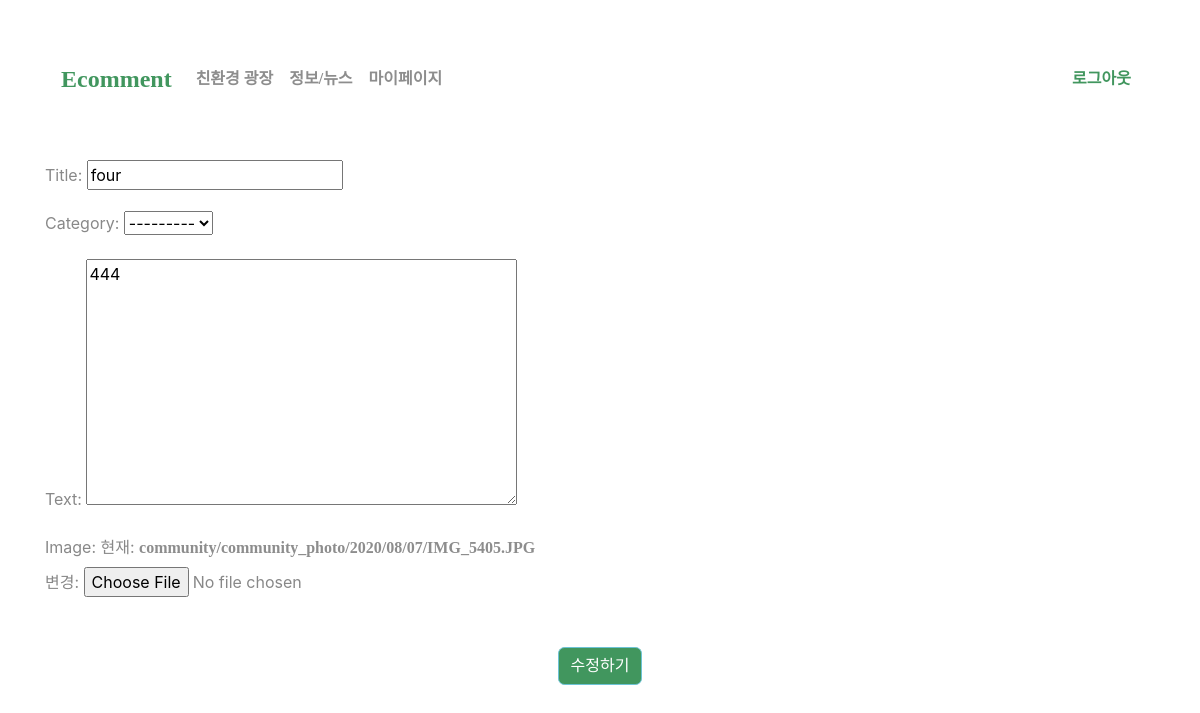
The page /community/update/4/ (signed in) on the database as committed earlier.
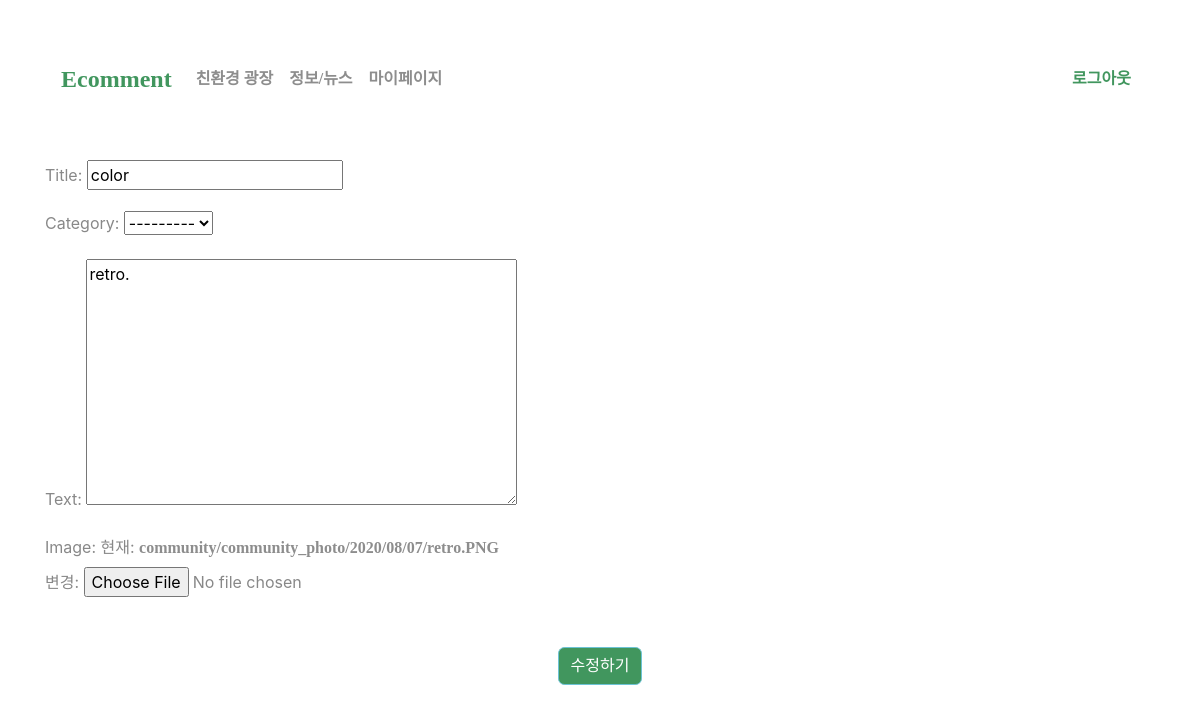
The same page on the database as committed later.
### community/models.py (models this page shows, shortened)
class Post(models.Model):
    author = models.ForeignKey(User, on_delete=models.CASCADE, related_name='user')
    title = models.CharField(max_length = 200 )
    category = models.ForeignKey(Category, on_delete = models.SET_NULL,null=True, blank=True)
    text = models.TextField()
    image = models.ImageField(upload_to= 'community/community_photo/%Y/%m/%d')
    created = models.DateTimeField(auto_now_add=True)
    updated = models.DateTimeField(auto_now=True)
    like = models.ManyToManyField(User, related_name='like_post', blank=True)
    unlike = models.ManyToManyField(User, related_name='unlike_post', blank=True)
    favorite = models.ManyToManyField(User, related_name='favorite_post', blank=True)
    hits = models.PositiveIntegerField(default = 0)
    class Meta:
        ordering = ['-created']

### community/views.py (the view)
# urls.py: path("update/<int:pk>/",PostUpdate.as_view(), name = 'update'),
class PostUpdate(UpdateView):
    model = Post
    fields = ['title','category','text','image']
    template_name_suffix = '_update'
    success_url ='/community/list'
    def dispatch(self, request, *args, **kwargs):
        object = self.get_object()
        if object.author != request.user:
            messages.warning(request,'수정 권한이 없습니다.')
            return HttpResponseRedirect('/community/list')
        else:
            return super(PostUpdate, self).dispatch(request, *args, **kwargs)

### templates/community/post_update.html (shortened to what this page needs)
{% extends 'base.html' %}
{% block content %}
<div style="margin:50px auto;">
  <div>
    <form action="" method="post">
      {{form.as_p}}
      <input type="submit" value="수정하기" class="btn btn-info" style="margin:50px auto; display:block; background: #41965E;">
    </form>
  </div>
</div>
{% endblock %}

Rows that differ between the two databases and show on the page:
changed Post: title "four" → "color"; text "444" → "retro."
Other text that changed with them:
text no longer shown: "Title: Category: Text: Image: 현재: community/community_photo/2020/08/07/IMG_5405.JPG 변경:"
text now shown: "Title: Category: Text: Image: 현재: community/community_photo/2020/08/07/retro.PNG 변경:"
